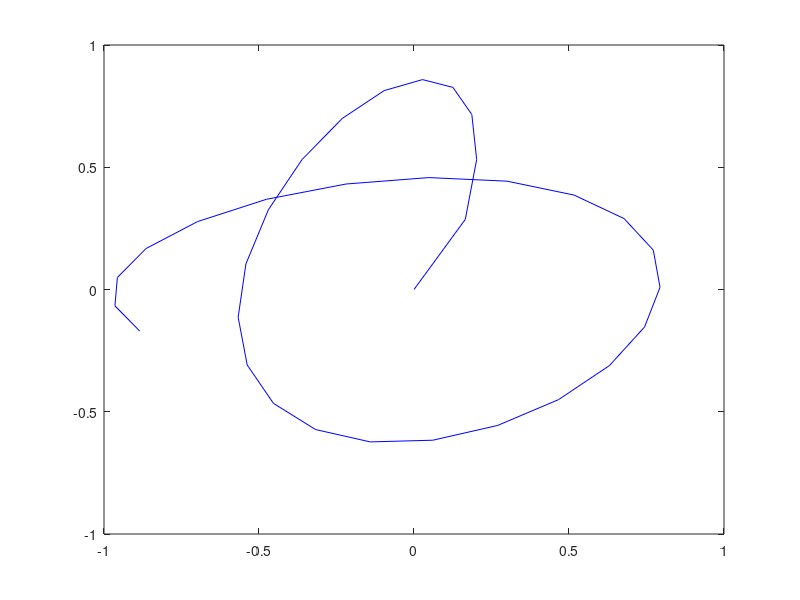

This chart was generated by the following MATLAB code:
clc,clear
disp("Q1")
t=0:0.01:1;
y=exp(-2*t).*cos(20*t);
plot(t,y,'b');
grid on

disp("Q2")
t=0:0.01:1;
y=exp(-t).*(sin(10*t)).^2;
plot(t,y,'b');
grid on 

disp("Q3")
t=0:0.01:1;
y=exp(-t).*(sin(20*t)).^3;
plot(t,y,'b');
grid on 

disp("Q4")
t=0:0.01:2;
y=exp(t).*cos(20*t);
plot(t,y,'b');
grid on 

disp("Q5")
t=0:0.01:2;
y=exp(t).*(sin(20*t)).^2;
plot(t,y,'b');
grid on 

disp("Q6")
t=0:0.01:2;
y=exp(t).*(cos(20*t)).^2;
plot(t,y,'b');
grid on

disp("Q7")
t=0:0.2:2*pi;
y1=exp(-0.5*t);
y2=cos(3*t);
plot(t,y1,'+b',t,y2,'--g');
legend('exp(-0.5*t)','cos(3t)')

disp("Q8")
t=0:0.2:2*pi;
y1=exp(-t);
y2=(sin(t)).^2;
plot(t,y1,'+r',t,y2,':b');
legend('y=exp(-t)','sin(t)^2')


disp("Q9")
t=0:0.03:1;
x=sqrt(t).*(cos(5*t)).^2;
y=(1-t).*sin(t);
plot(x,y,'b')

disp("Q9")
t=0:0.03:1;
x=sqrt(t).*(cos(10*t));
y=exp(-t).*sin(10*t);
plot(x,y,'b');
